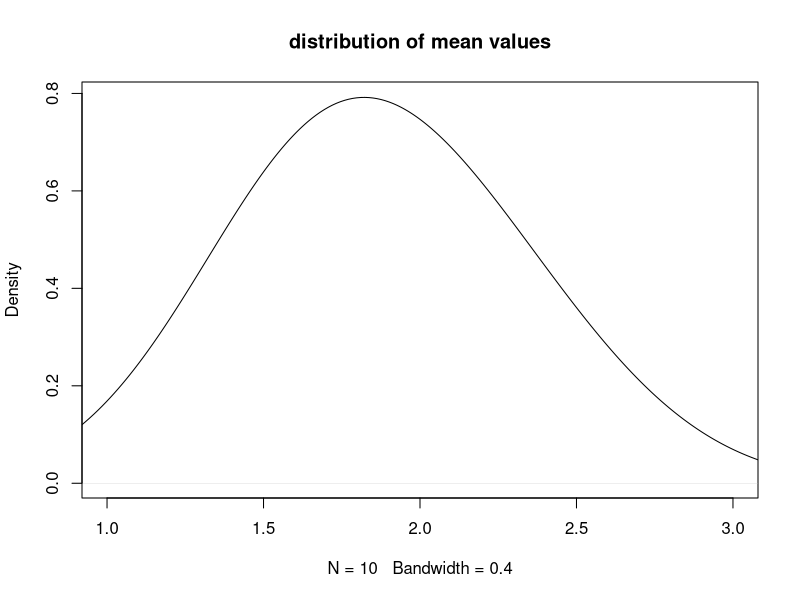
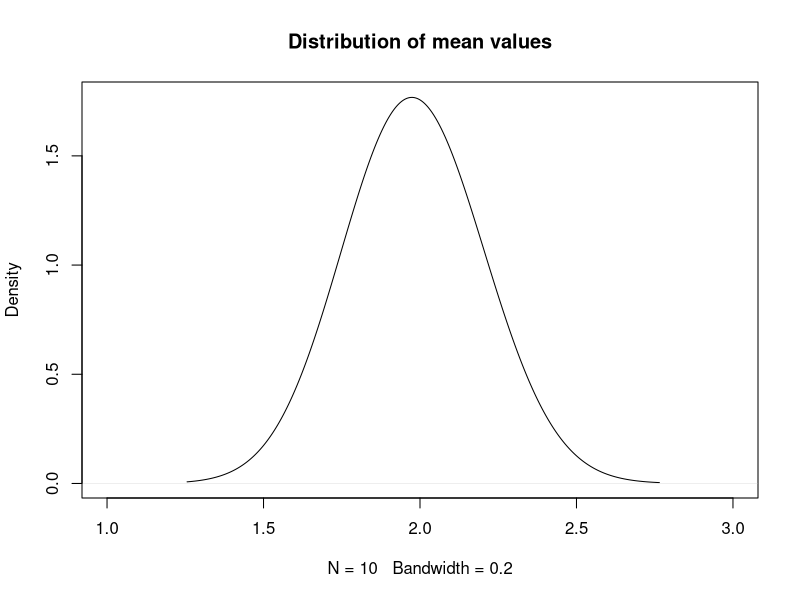
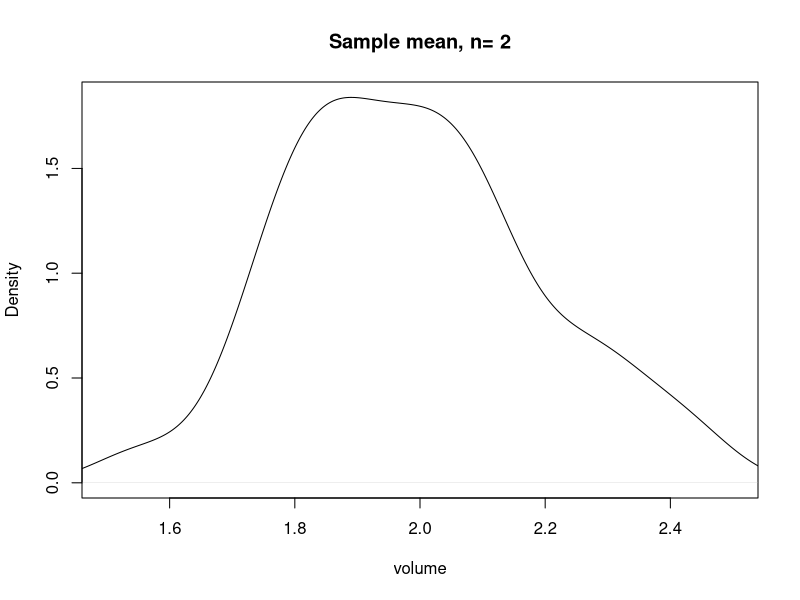
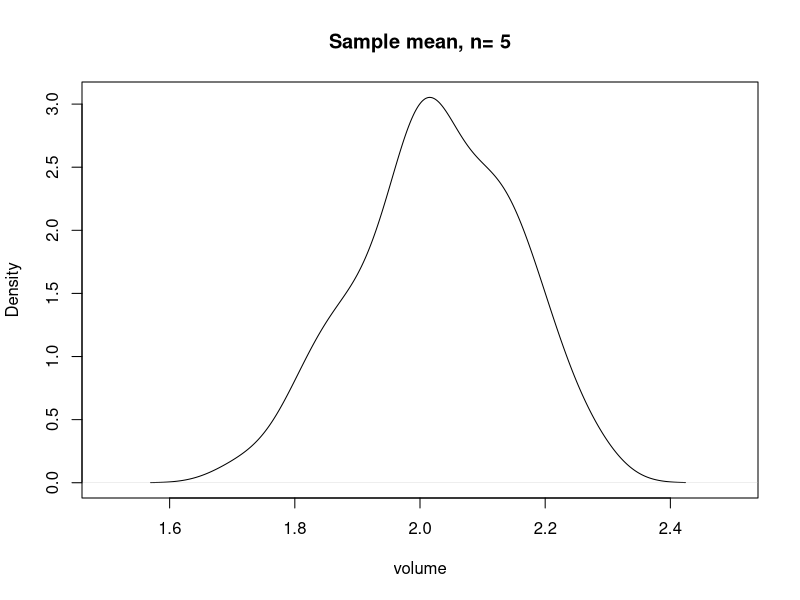
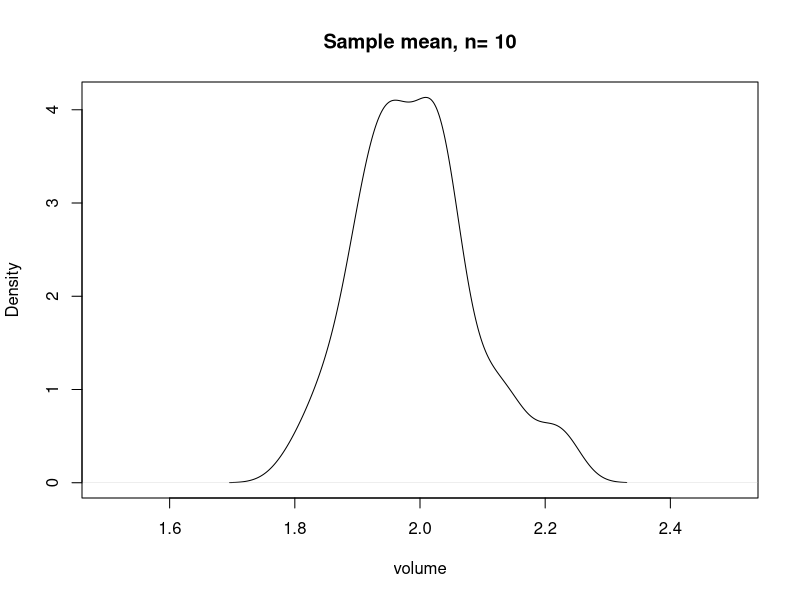
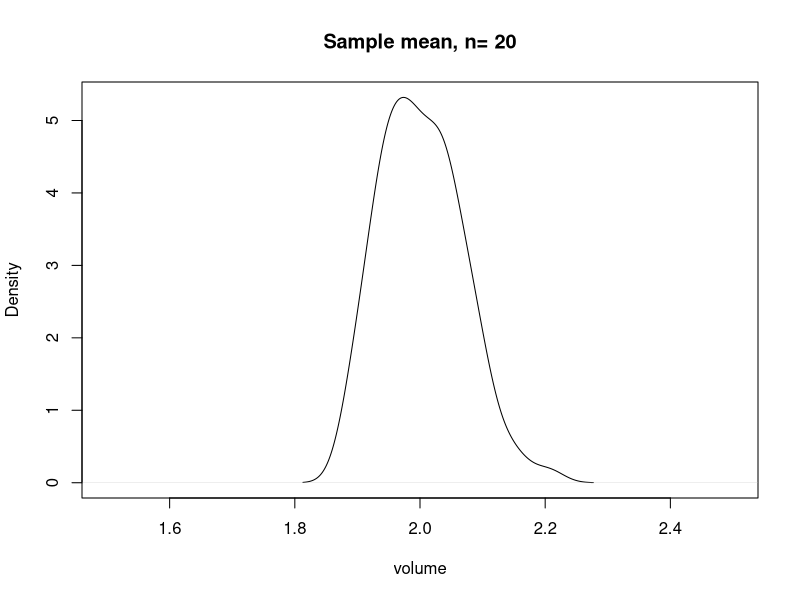
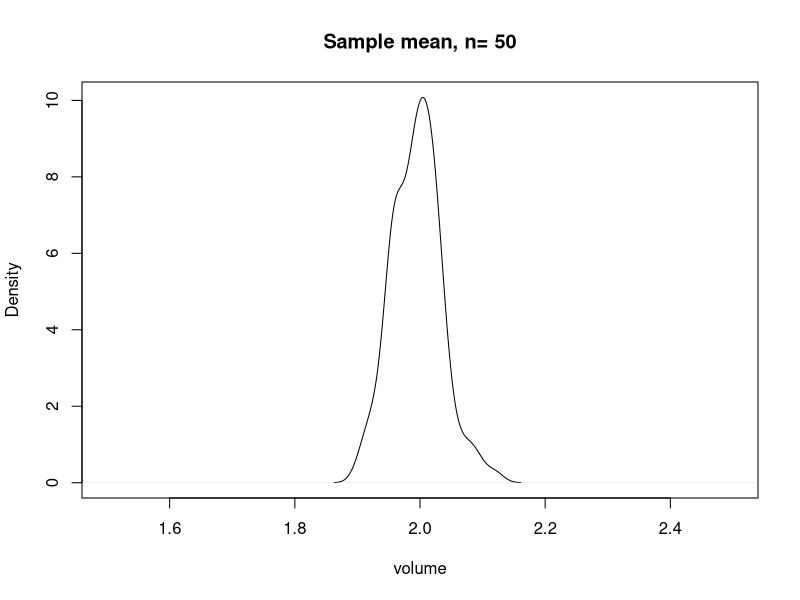
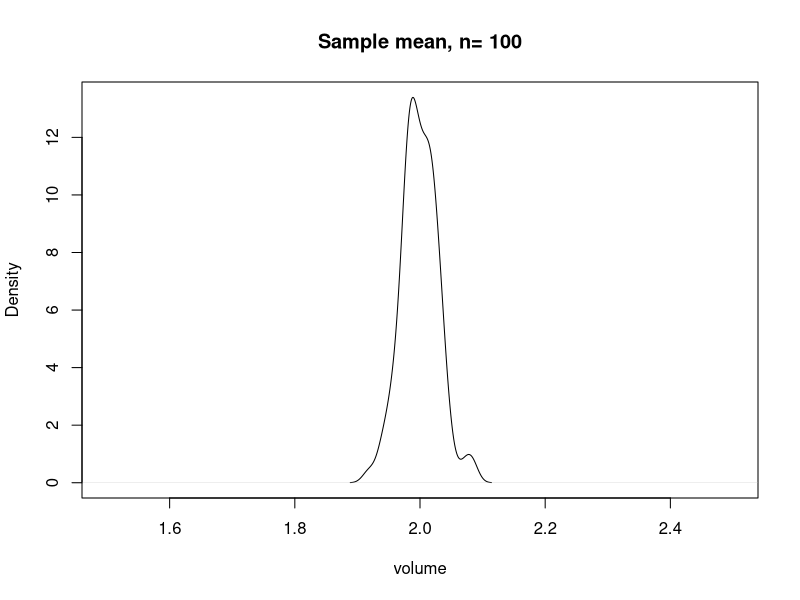

Generate these figures, in order, with R:
## ---- chunk 1
dbinom(7,size=10,prob = 0.5)
## ---- chunk 2
pbinom(6,size=10,prob=0.5,lower.tail=FALSE)
## ---- chunk 3
# Measurements with P2, varying between 1.5 µl and 2.5 µl
P2.set1 <- sapply(1:10, function(x) {
  runif(1,min = 1.5, max=2.5)
})
P2.set1
## ---- chunk 4
P2.set1.mean = sapply(P2.set1,mean)
P2.set1.mean
## ---- chunk 5
plot(density(P2.set1.mean,bw=0.4), xlim = c(1,3),main='distribution of mean values')
## ---- chunk 6
N = 5
P2.sets = lapply(1:10, function(x) {
  runif(N,min = 1.5, max=2.5)
})
P2.sets
## ---- chunk 7
P2.mean <- sapply(P2.sets,mean)
P2.mean
## ---- chunk 8
plot(density(P2.mean,bw=0.2), xlim = c(1,3), main = 'Distribution of mean values')
## ---- chunk 9
# Number of samples
N = c(2,5,10,20,50,100,500)


lapply(N,function(n) {
  P2.exp = lapply(1:100, function(x) {
    runif(n,min = 1.5, max=2.5)
    #rnorm(n,mean=2)
  }) 
  # Calculate the mean
  P2.exp.mean = sapply(P2.exp,mean)
  plot(density(P2.exp.mean), 
     type='l',
     xlab = "volume", 
     main = paste("Sample mean, n=",n),
     xlim = c(1.5,2.5))
})

## ---- chunk 10
# Number of samples
N <- 1:100 # Goes from 1 to 100
#
# Calculate the mean
P2.exp.mean <- sapply(N,function(n) {
  mean(sapply(1:100, function(y){
    mean(runif(n,min = 1.5, max=2.5)) # to get 100 mean values for each N
  }) )                                                   # to get the mean of the distribution
})
# Plot the distribution of the mean
plot(P2.exp.mean, ylab = "Mean value for P2 with increasing N", 
     pch=20,
     ylim = c(1.9,2.1),xlab='Sample size');abline(h =2, col = "blue", lty = 2)
## ---- chunk 11
# Number of samples
N <- 1:100 # Goes from 1 to 100
#
# Calculate the sd of the mean values (is actually the standard error!)
P2.exp.se <- sapply(N,function(n) {
  sd(sapply(1:100, function(y){
    mean(runif(n,min = 1.5, max=2.5)) # to get 100 mean values for each N
  }) )                                                   # to get the sd of the distribution (of the mean values)
})
# Plot the distribution of the mean
plot(P2.exp.se, ylab = "SE value for P2",xlab = 'Sample size',pch=20)
## ---- chunk 12
lambda = 75
## ---- chunk 13
# size of the sample
N = 8
#
# we now draw 100 times samples of size N=8
X = lapply(1:100,function(i) {rpois(N,lambda = lambda)})
## ---- chunk 14
# we compute the means
Xm = sapply(X,mean)
# and the sample standard deviations
Xsd = sapply(X,sd) 
#
## ---- chunk 15

df = N-1
tc = qt(c(0.975),df) # this is the critical value for the t-distribution for df = N-1 degrees of freedom and 95% CI

Xl = Xm-tc*Xsd/sqrt(N) # upper bound of the 95% CI
Xh = Xm+tc*Xsd/sqrt(N) # lower bound of the 95% CI
## ---- chunk 16
col = c('red','blue')

## vector of TRUE/FALSE if the real expectation value lambda is inside the interval
i.ok =  as.factor(Xl < lambda & Xh > lambda)

## plot the 
plot(Xm,ylim=c(50,100),pch=20,ylab="",main=paste("Means values and confidence intervals,N=",N));abline(h=lambda,lty=3);lapply(1:length(Xl),function(i) {points(c(i,i),c(Xl[i],Xh[i]),type="l",col=col[i.ok[i]],lwd=2)})
## ---- chunk 17
# 1.
pbinom(49,size=100,prob=0.5,lower.tail=FALSE)

# or

1-pbinom(49,size=100,prob=0.5,lower.tail=TRUE)


# 2.
pbinom(49,size=100,prob=2/3,lower.tail=FALSE)

# or

1-pbinom(49,size=100,prob=2/3,lower.tail=TRUE)

# 3. 
qbinom(1,size=20,prob=0.6)
## ---- chunk 18
green.exp = 84/6
red.exp = 84/6
green.exp;
## ---- chunk 19

packs = 10

red.obs = c(12,16,17,12,16,13,11,18,13,19)
green.obs = c(11,10,15,16,12,14,13,10,13,17)

m.red = mean(red.obs)
m.green = mean(green.obs)

k.red = sum(red.obs)
k.green = sum(green.obs)

## confidence interval

##critical value, using a t-distribution

t_95 = qt(0.975,df=packs-1)

m.red-t_95*sqrt(m.red)/sqrt(length(red.obs))
m.red+t_95*sqrt(m.red)/sqrt(length(red.obs))

## ---- chunk 20
m.red-t_95*sd(red.obs)/sqrt(length(red.obs))
m.red+t_95*sd(red.obs)/sqrt(length(red.obs))
## ---- chunk 21
m.green-t_95*sqrt(m.green)/sqrt(length(green.obs))
m.green+t_95*sqrt(m.green)/sqrt(length(green.obs))

